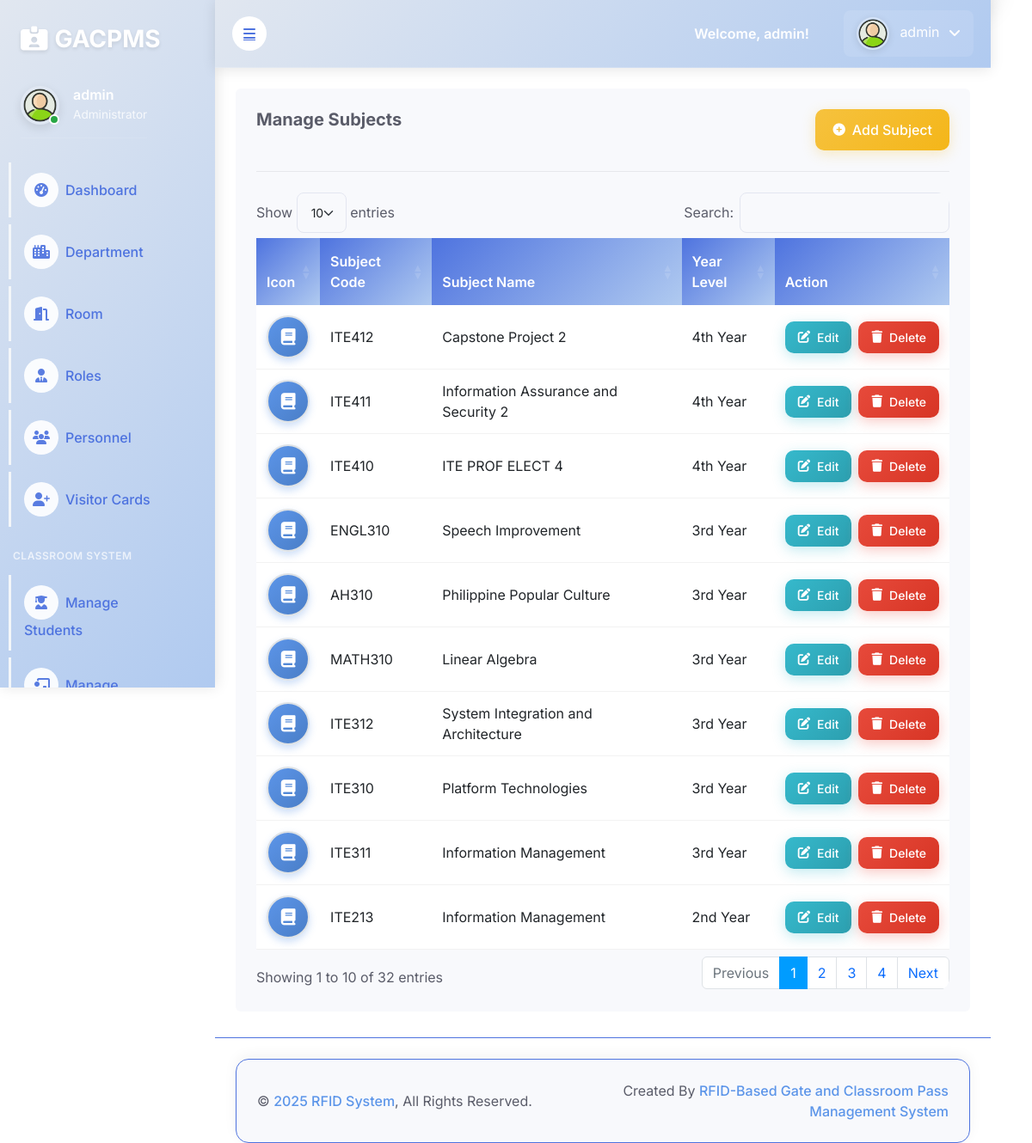
Screenshot of /admin/manage_subjects.php with the database file from the repository.
### tables this page shows
CREATE TABLE `user` (
  `id` int(11) NOT NULL,
  `contact` varchar(15) NOT NULL,
  `email` varchar(255) NOT NULL,
  `username` varchar(255) NOT NULL,
  `password` varchar(255) NOT NULL,
  `rfid_number` varchar(50) NOT NULL,
  `failed_attempts` int(11) DEFAULT 0,
  `last_attempt` timestamp NULL DEFAULT NULL,
  `last_login` timestamp NULL DEFAULT NULL,
  `login_count` int(11) DEFAULT 0,
  `is_active` tinyint(1) DEFAULT 1,
  `created_at` timestamp NOT NULL DEFAULT current_timestamp()
);

CREATE TABLE `subjects` (
  `id` int(11) NOT NULL,
  `subject_code` varchar(50) NOT NULL,
  `subject_name` varchar(255) NOT NULL,
  `year_level` varchar(20) NOT NULL
);

### admin/manage_subjects.php (the view, shortened to what this page needs)
<?php
include '../connection.php';
?>
<!DOCTYPE html>
<html lang="en">
<?php include 'header.php'; ?>
<head>
    <link href="https://cdn.jsdelivr.net/npm/bootstrap@5.3.0/dist/css/bootstrap.min.css" rel="stylesheet">
    <link rel="stylesheet" href="https://cdnjs.cloudflare.com/ajax/libs/font-awesome/6.4.0/css/all.min.css">
    <link rel="stylesheet" href="https://cdn.datatables.net/1.13.6/css/dataTables.bootstrap5.min.css">
</head>
<body>
    <div class="container-fluid position-relative bg-white d-flex p-0">
        <?php include 'sidebar.php'; ?>
        <div class="content">
            <?php include 'navbar.php'; ?>
            <div class="container-fluid pt-4 px-4">
                <div class="col-sm-12 col-xl-12">
                    <div class="bg-light rounded h-100 p-4">
                        <div class="row">
                            <div class="col-9">
                                <h6 class="mb-4">Manage Subjects</h6>
                            </div>
                            <div class="col-3 d-flex justify-content-end">
                                <button type="button" class="btn btn-add" data-bs-toggle="modal" data-bs-target="#subjectModal">
                                    <i class="fas fa-plus-circle"></i> Add Subject
                                </button>
                            </div>
                        </div>
                        <hr>
                        <div class="table-responsive">
                            <table class="table table-border" id="myDataTable">
                                <thead>
                                    <tr>
                                        <th scope="col">Icon</th>
                                        <th scope="col">Subject Code</th>
                                        <th scope="col">Subject Name</th>
                                        <th scope="col">Year Level</th>
                                        <th scope="col">Action</th>
                                    </tr>
                                </thead>
                                <tbody>
                                    <?php
                                    $results = mysqli_query($db, "SELECT * FROM subjects ORDER BY id DESC");
                                    ?>
                                    <?php while ($row = mysqli_fetch_array($results)) { ?>
                                    <tr class="table-<?php echo $row['id'];?>" data-subject-id="<?php echo $row['id'];?>">
                                        <td>
                                            <center>
                                                <div class="subject-icon">
                                                    <i class="fas fa-book"></i>
                                                </div>
                                            </center>
                                        </td>
                                        <td class="subject_code_display"><?php echo $row['subject_code']; ?></td>
                                        <td><?php echo $row['subject_name']; ?></td>
                                        <td><?php echo $row['year_level']; ?></td>
                                        <td width="14%">
                                            <div class="action-buttons">
                                                <button data-id="<?php echo $row['id'];?>"
                                                        class="btn btn-sm btn-edit e_subject_id">
                                                    <i class="fas fa-edit"></i> Edit
                                                </button>
                                                <button subject_name="<?php echo $row['subject_name']; ?>"
                                                        data-id="<?php echo $row['id']; ?>"
                                                        class="btn btn-sm btn-delete d_subject_id">
                                                    <i class="fas fa-trash"></i> Delete
                                                </button>
                                            </div>
                                        </td>
                                    </tr>
                                    <?php } ?>
                                </tbody>
                            </table>
                        </div>
                    </div>
                </div>
            </div>
            <?php include 'footer.php'; ?>
        </div>
         <a href="#" class="btn btn-lg btn-warning btn-lg-square back-to-top"><i class="bi bi-arrow-up"></i></a>
    </div>
</body>
</html>

### admin/sidebar.php (shortened to what this page needs)
<?php
$current_page = basename($_SERVER['PHP_SELF']);
include '../connection.php';
$username = "";
$sql1 = "SELECT * FROM user LIMIT 1";
$result1 = $db->query($sql1);
if ($result1->num_rows > 0) {
    $row = $result1->fetch_assoc();
    $username = $row['username'];
}
?>
<div class="sidebar pe-4 pb-3">
    <nav class="navbar navbar-light">
        <a href="dashboard" class="navbar-brand mx-4 mb-4 mt-3">
            <h3 class="text"><i class="fas fa-id-card-alt me-2"></i>GACPMS</h3>
        </a>
        <div class="user-info d-flex align-items-center ms-4 mb-4">
            <div class="position-relative">
                <img class="rounded-circle profile-img" src="img\2601828.png" alt="" style="width: 45px; height: 45px;">
                <div class="status-indicator rounded-circle border border-2 border-white position-absolute end-0 bottom-0 p-1"></div>
            </div>
            <div class="ms-3">
                <h6 class="mb-0"><?php echo $username; ?></h6>
                <span>Administrator</span>
            </div>
        </div>
        <div class="navbar-nav w-100">
            <a href="dashboard.php" class="nav-item nav-link <?php echo ($current_page == 'dashboard') ? 'active' : ''; ?>">
                <i class="fa fa-tachometer-alt me-2"></i>Dashboard
            </a>
            <a href="department.php" class="nav-item nav-link <?php echo ($current_page == 'department') ? 'active' : ''; ?>">
                <i class="fa fa-city me-2"></i>Department
            </a>
            <a href="room.php" class="nav-item nav-link <?php echo ($current_page == 'room') ? 'active' : ''; ?>">
                <i class="fa fa-door-open me-2"></i>Room
            </a>
            <a href="role.php" class="nav-item nav-link <?php echo ($current_page == 'role') ? 'active' : ''; ?>">
                <i class="fa fa-user-tie me-2"></i>Roles
            </a>
            <a class="nav-item nav-link collapsed <?php echo in_array($current_page, ['personell', 'personell_logs']) ? 'active' : ''; ?>"
               href="personell.php"
               data-bs-toggle="collapse"
               data-bs-target="#personnelSubmenu"
               aria-expanded="<?php echo in_array($current_page, ['personell', 'personell_logs']) ? 'true' : 'false'; ?>">
                <i class="fa fa-users me-2"></i>Personnel
            </a>
            <a class="nav-item nav-link collapsed <?php echo in_array($current_page, ['visitor', 'visitor_logs']) ? 'active' : ''; ?>"
               href="visitor.php"
               data-bs-toggle="collapse"
               data-bs-target="#visitorSubmenu"
               aria-expanded="<?php echo in_array($current_page, ['visitor', 'visitor_logs']) ? 'true' : 'false'; ?>">
                <i class="fa fa-user-plus me-2"></i>Visitor Cards
            </a>
            <div class="sidebar-section-header mt-3 mb-2">
                <small class="text-uppercase">CLASSROOM SYSTEM</small>
            </div>
            <a href="students.php" class="nav-item nav-link <?php echo ($current_page == 'students') ? 'active' : ''; ?>">
                <i class="fa fa-user-graduate me-2"></i>Manage Students
            </a>
            <a href="instructors.php" class="nav-item nav-link <?php echo ($current_page == 'instructors') ? 'active' : ''; ?>">
                <i class="fa fa-chalkboard-teacher me-2"></i>Manage Instructors
            </a>
        </div>
    </nav>
</div>

### admin/navbar.php (shortened to what this page needs)
<?php
include '../connection.php';
$username = "";
$sql1 = "SELECT * FROM user LIMIT 1";
$result1 = $db->query($sql1);
if ($result1->num_rows > 0) {
    $row = $result1->fetch_assoc();
    $username = $row['username'];
}
?>
<nav class="navbar navbar-expand navbar-light sticky-top px-4 py-0 navbar-top">
    <a href="#" class="sidebar-toggler flex-shrink-0">
        <i class="fa fa-bars"></i>
    </a>
    <div class="navbar-nav align-items-center ms-auto">
        <span class="user-greeting d-none d-md-inline">Welcome, <?php echo explode(' ', $username)[0]; ?>!</span>
        <div class="nav-item dropdown">
            <a href="#" class="nav-link dropdown-toggle" data-bs-toggle="dropdown">
                <img class="rounded-circle me-lg-2" src="img\2601828.png" alt="Profile" style="width: 38px; height: 38px;">
                <span class="d-none d-lg-inline-flex"><?php echo $username; ?></span>
            </a>
        </div>
    </div>
</nav>

### admin/css/style.css (style rules this page uses)
:root { --primary: #009CFF; --light: #F3F6F9; --dark: #191C24; }
.back-to-top { position: fixed; display: none; right: 45px; bottom: 45px; z-index: 99; }
.btn { transition: .5s; }
.btn-lg-square { width: 48px; height: 48px; }
.btn-square, .btn-sm-square, .btn-lg-square { padding: 0; display: inline-flex; align-items: center; justify-content: center; font-weight: normal; border-radius: 50px; }
.sidebar { position: fixed; top: 0; left: 0; bottom: 0; width: 250px; height: 100vh; overflow-y: auto; background: var(--light); transition: 0.5s; z-index: 999; }
.content { margin-left: 250px; min-height: 100vh; background: #FFFFFF; transition: 0.5s; }
@media (min-width: 992px) { .sidebar { margin-left: 0; } }
@media (min-width: 992px) { .content { width: calc(100% - 250px); } }
.sidebar .navbar .navbar-nav .nav-link { padding: 7px 20px; color: var(--dark); font-weight: 500; border-left: 3px solid var(--light); border-radius: 0 30px 30px 0; outline: none; }
.sidebar .navbar .navbar-nav .nav-link i { width: 40px; height: 40px; display: inline-flex; align-items: center; justify-content: center; background: #FFFFFF; border-radius: 40px; }
.content .navbar .navbar-nav .nav-link { margin-left: 25px; padding: 12px 0; color: var(--dark); outline: none; }
.content .navbar .sidebar-toggler, .content .navbar .navbar-nav .nav-link i { width: 40px; height: 40px; display: inline-flex; align-items: center; justify-content: center; background: #FFFFFF; border-radius: 40px; }
.content .navbar .dropdown-toggle::after { margin-left: 6px; vertical-align: middle; border: none; content: "\f107"; font-family: "Font Awesome 5 Free"; font-weight: 900; transition: .5s; }

### admin/header.php (style rules this page uses)
:root { --primary-color: #e1e7f0ff; --secondary-color: #b0caf0ff; --accent-color: #f3f5fcff; --icon-color: #5c95e9ff; --light-bg: #f8f9fc; --dark-text: #5a5c69; --warning-color: #f6c23e; --danger-color: #e4652aff; --border-radius: 12px; --box-shadow: 0 8px 25px rgba(0, 0, 0, 0.1); --transition: all 0.3s ease; }
body { font-family: 'Inter', sans-serif !important; background: linear-gradient(135deg, var(--primary-color), var(--secondary-color)); color: var(--dark-text); }

### admin/sidebar.php (style rules this page uses)
:root { --primary-color: #e1e7f0ff; --secondary-color: #b0caf0ff; --accent-color: #4e73df; --light-bg: #f8f9fc; --dark-text: #5a5c69; --warning-color: #f6c23e; --danger-color: #e74a3b; }
.sidebar { background: linear-gradient(135deg, var(--primary-color), var(--secondary-color)) !important; box-shadow: 2px 0 15px rgba(0, 0, 0, 0.1); }
.sidebar .navbar-brand h3 { color: white !important; font-weight: 700; text-shadow: 0 2px 4px rgba(0,0,0,0.1); }
.sidebar .nav-link { color: #4e73df !important; border-radius: 8px; margin: 4px 10px; padding: 12px 15px !important; transition: all 0.3s ease; font-weight: 500; }
.sidebar .nav-link i { width: 20px; text-align: center; margin-right: 10px; opacity: 0.9; }
.user-info { border-bottom: 1px solid rgba(255, 255, 255, 0.1); padding-bottom: 15px; margin-bottom: 15px; }
.user-info h6 { color: white; font-weight: 600; margin-bottom: 2px; }
.user-info span { color: rgba(255, 255, 255, 0.8); font-size: 0.85rem; }
.profile-img { border: 3px solid rgba(255, 255, 255, 0.2) !important; box-shadow: 0 4px 12px rgba(0, 0, 0, 0.1); }
.status-indicator { background: #28a745 !important; border: 2px solid white !important; width: 12px !important; height: 12px !important; }
.sidebar-section-header { margin-top: 20px; margin-bottom: 10px; padding: 0 15px; }
.sidebar-section-header small { color: rgba(255, 255, 255, 0.7); font-weight: 600; letter-spacing: 0.5px; font-size: 0.75rem; }

### rows the page displays
user: username "admin"
subjects: subject_code "ITE412", subject_name "Capstone Project 2", year_level "4th Year"
subjects: subject_code "ITE411", subject_name "Information Assurance and Security 2", year_level "4th Year"
subjects: subject_code "ITE410", subject_name "ITE PROF ELECT 4", year_level "4th Year"
subjects: subject_code "ENGL310", subject_name "Speech Improvement", year_level "3rd Year"
subjects: subject_code "AH310", subject_name "Philippine Popular Culture", year_level "3rd Year"
subjects: subject_code "MATH310", subject_name "Linear Algebra", year_level "3rd Year"
subjects: subject_code "ITE312", subject_name "System Integration and Architecture", year_level "3rd Year"
subjects: subject_code "ITE310", subject_name "Platform Technologies", year_level "3rd Year"
subjects: subject_code "ITE311", subject_name "Information Management", year_level "3rd Year"
subjects: subject_code "ITE213", subject_name "Information Management", year_level "2nd Year"
